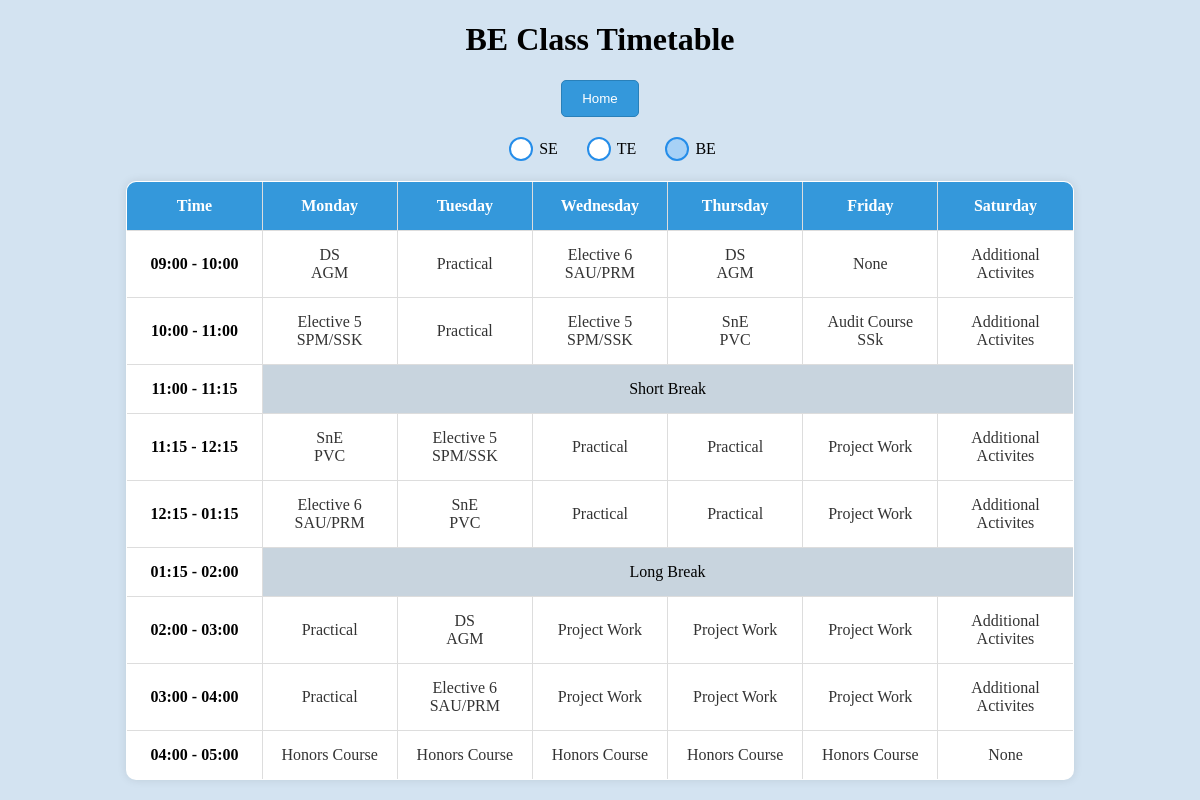
The page /be_tt on the database its author committed.
### tables this page shows
CREATE TABLE "BE_TT" (
    id INTEGER PRIMARY KEY,
    day TEXT NOT NULL,
    time_slot TEXT NOT NULL,
    subject TEXT,
    instructor TEXT,
    room TEXT,
    UNIQUE (day, time_slot)
);

### app.py (the view)
@app.route('/be_tt')
def be_tt():
    timetable_data = query_db('SELECT * FROM BE_TT ORDER BY day, time_slot')
    return render_template('be_tt.html',timetable_data = timetable_data)

### app.py (called while the page is built)
def get_db():
    db = getattr(g, '_database', None)
    if db is None:
        db = g._database = sqlite3.connect(app.config['DATABASE'])
        db.row_factory = sqlite3.Row
    return db

def query_db(query, args=(), one=False):
    cur = get_db().execute(query, args)
    result = cur.fetchall()
    cur.close()
    column_names = [column[0] for column in cur.description]
    if not result:
        return None
    if one:
        return dict(zip(column_names, result[0]))
    return [dict(zip(column_names, row)) for row in result]

### templates/be_tt.html (shortened to what this page needs)
<!DOCTYPE html>
<html lang="en">
<head>
</head>
<body>
  <h1>BE Class Timetable</h1>
  <button class="home-button" onclick="redirectToAdminOptions()">Home</button>
  <div class="toggles">
    <label for="seRadio">SE</label>
    <label for="teRadio">TE</label>
    <label for="beRadio">BE</label>
  </div>
  <table border="1" class ="timetable-table">
    <tr>
      <th>Time</th>
      <th>Monday</th>
      <th>Tuesday</th>
      <th>Wednesday</th>
      <th>Thursday</th>
      <th>Friday</th>
      <th>Saturday</th>
    </tr>
    {% for time_slot in ['09:00 - 10:00', '10:00 - 11:00', '11:00 - 11:15', '11:15 - 12:15', '12:15 - 01:15', '01:15 - 02:00', '02:00 - 03:00','03:00 - 04:00','04:00 - 05:00'] %}
    <tr>
      <td>{{ time_slot }}</td>
      {% for day in ['Monday', 'Tuesday', 'Wednesday', 'Thursday', 'Friday', 'Saturday'] %}
      {% if time_slot == '11:00 - 11:15' or time_slot == '01:15 - 02:00' %}
      {% if day == 'Monday' %}
      <td colspan="6" style="background-color: rgb(200, 212, 222); text-align: center;">
        {% if time_slot == '11:00 - 11:15' %}
        Short Break
        {% elif time_slot == '01:15 - 02:00' %}
        Long Break
        {% endif %}
      </td>
      {% endif %}
      {% else %}
      <td>
        {% for entry in timetable_data %}
        {% if entry.day == day and entry.time_slot == time_slot %}
        {% if entry.instructor is not none %}
        <a onclick='confirmNavigation("{{ entry.subject }}", "{{ entry.time_slot }}")'>
          {{ entry.subject }} <br>
          {% if entry.instructor != null %}{{ entry.instructor }} <br>{% endif %}
        </a>
        {% else %}
        <a onclick='confirmNavigation("{{ entry.subject }}", "{{ entry.time_slot }}")'>
          {{ entry.subject }} <br>
        </a>
        {% endif %}
        {% endif %}
        {% endfor %}
      </td>
      {% endif %}
      {% endfor %}
    </tr>
    {% endfor %}
  </table>
</body>
</html>

### templates/be_tt.html (style rules this page uses)
body { background-color: #D3E3F1; }
h1 { text-align: center; }
table { border-collapse: collapse; width: 50%; margin: auto; background-color: #fff; }
th, td { text-align: center; padding: 8px 0px 8px 0px; border: 1px solid black; }
td { transition: background-color 0.3s ease-in-out; width: 80px; }
tr>td:nth-child(1) { font-weight: bold; }
a { text-decoration: none; color: inherit; cursor: pointer; display: block; }
input[type="radio"]+label { position: relative; padding-left: 30px; cursor: pointer; display: inline-block; line-height: 24px; font-size: 16px; }
input[type="radio"]+label:before { content: ""; position: absolute; left: 0; top: 50%; transform: translateY(-50%); width: 20px; height: 20px; border: 2px solid rgb(37, 141, 233); background-color: #fff; border-radius: 50%; transition: background-color 0.3s ease-in-out; }
input[type="radio"]:checked+label:before { background-color: rgb(167, 209, 246); }
.toggles { margin: 20px; text-align: center; }
.home-button { display: block; margin: 20px auto; padding: 10px 20px; text-align: center; text-decoration: none; color: #fff; background-color: #3498db; border: 1px solid #2980b9; border-radius: 5px; cursor: pointer; transition: background-color 0.3s ease-in-out; }
table { border-collapse: collapse; width: 80%; margin: auto; background-color: #fff; margin-top: 20px; border-radius: 10px; overflow: hidden; box-shadow: 0 0 10px rgba(0, 0, 0, 0.1); }
th, td { text-align: center; padding: 15px 10px; border: 1px solid #ddd; }
th { background-color: #3498db; color: #fff; }
td { transition: background-color 0.3s ease-in-out; }
td a { color: #333; text-decoration: none; display: block; }

### rows shown on the page
BE_TT: subject "DS", instructor "AGM"
BE_TT: subject "Practical"
BE_TT: subject "Elective 6", instructor "SAU/PRM"
BE_TT: subject "DS", instructor "AGM"
BE_TT: subject "None"
BE_TT: subject "Additional Activites"
BE_TT: subject "Elective 5", instructor "SPM/SSK"
BE_TT: subject "Practical"
BE_TT: subject "Elective 5", instructor "SPM/SSK"
BE_TT: subject "SnE", instructor "PVC"
BE_TT: subject "Audit Course", instructor "SSk"
BE_TT: subject "Additional Activites"
BE_TT: subject "SnE", instructor "PVC"
BE_TT: subject "Elective 5", instructor "SPM/SSK"
BE_TT: subject "Practical"
BE_TT: subject "Practical"
BE_TT: subject "Project Work"
BE_TT: subject "Additional Activites"
BE_TT: subject "Elective 6", instructor "SAU/PRM"
BE_TT: subject "SnE", instructor "PVC"
BE_TT: subject "Practical"
BE_TT: subject "Practical"
BE_TT: subject "Project Work"
BE_TT: subject "Additional Activites"
BE_TT: subject "Practical"
BE_TT: subject "DS", instructor "AGM"
BE_TT: subject "Project Work"
BE_TT: subject "Project Work"
BE_TT: subject "Project Work"
BE_TT: subject "Additional Activites"
BE_TT: subject "Practical"
BE_TT: subject "Elective 6", instructor "SAU/PRM"
BE_TT: subject "Project Work"
BE_TT: subject "Project Work"
BE_TT: subject "Project Work"
BE_TT: subject "Additional Activites"
BE_TT: subject "Honors Course"
BE_TT: subject "Honors Course"
BE_TT: subject "Honors Course"
BE_TT: subject "Honors Course"
BE_TT: subject "Honors Course"
BE_TT: subject "None"

### other values the page prints
{{ time_slot }} "09:00 - 10:00" "10:00 - 11:00" "11:00 - 11:15" "11:15 - 12:15" "12:15 - 01:15" "01:15 - 02:00" "02:00 - 03:00" "03:00 - 04:00" "04:00 - 05:00"
